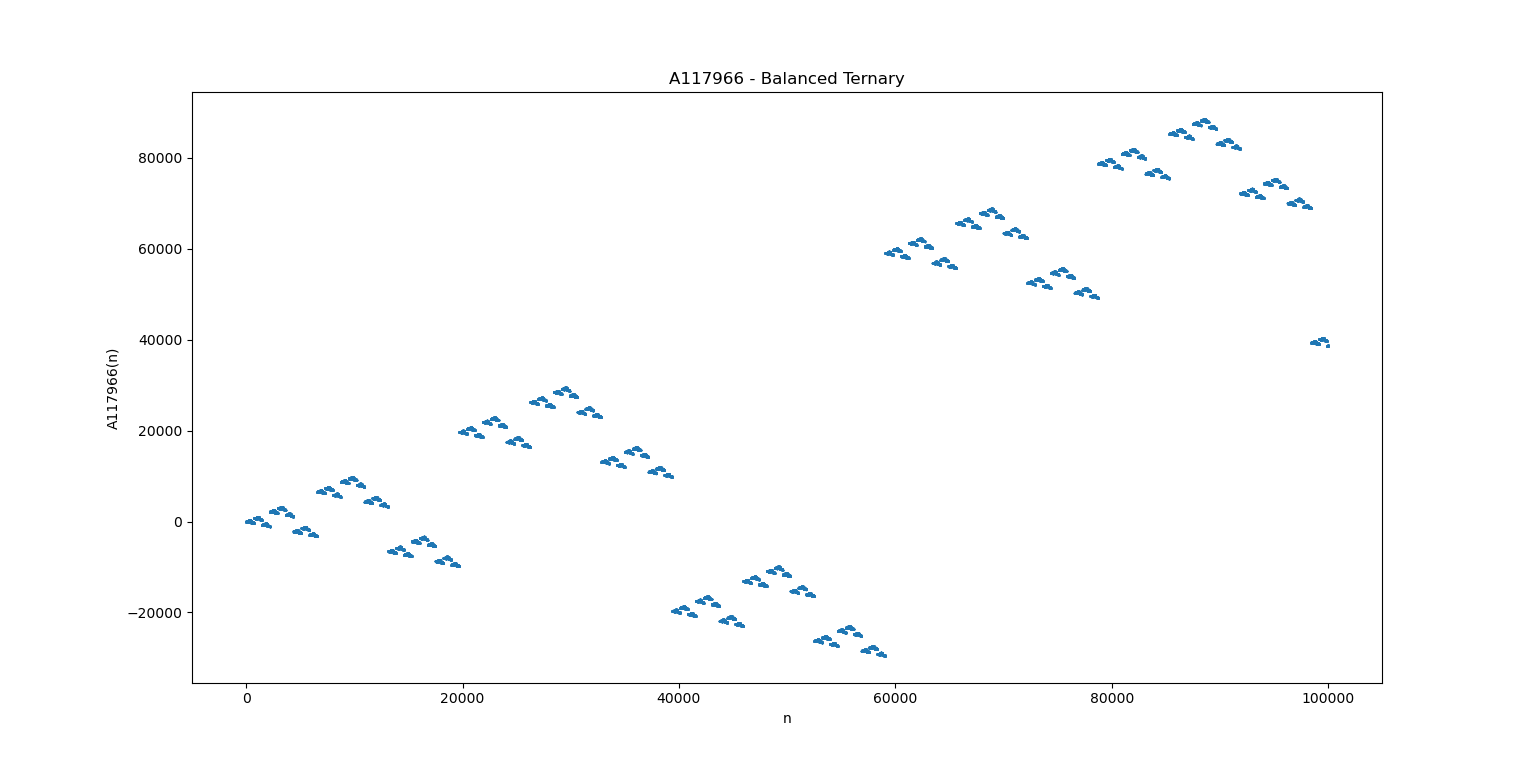

This figure's Python source:
# Code by Indranil Ghosh (https://oeis.org/wiki/User:Indranil_Ghosh)

import matplotlib.pyplot as plt


def a(n):
    if n == 0:
        return 0
    if n % 3 == 0:
        return 3 * a(n / 3)
    elif n % 3 == 1:
        return 3 * a((n - 1) / 3) + 1
    else:
        return 3 * a((n - 2) / 3) - 1


y = []

for i in range(10 ** 5):
    y.append(a(i))

x = range(len(y))
plt.figure("A117966 - Balanced Ternary")
plt.scatter(x, y, s=0.1)
plt.xlabel('n')
plt.ylabel('A117966(n)')
plt.title("A117966 - Balanced Ternary")
plt.show()
